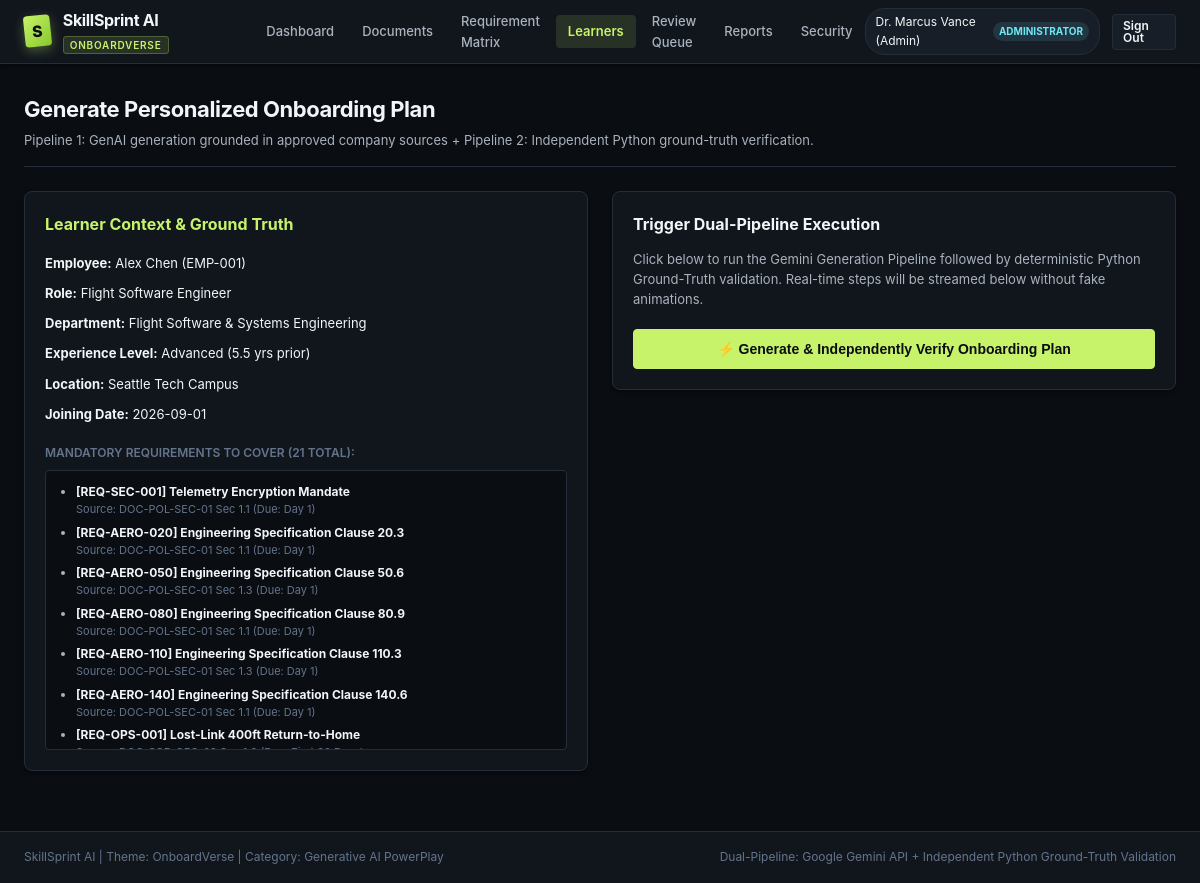
Screenshot of /onboarding/generate/EMP-001 (signed in) with the database file from the repository.
### tables this page shows
CREATE TABLE users (
    user_id TEXT PRIMARY KEY,
    username TEXT NOT NULL UNIQUE,
    email TEXT NOT NULL UNIQUE,
    password_hash TEXT NOT NULL,
    system_role_id TEXT NOT NULL,
    full_name TEXT NOT NULL,
    is_active INTEGER DEFAULT 1,
    created_at TIMESTAMP DEFAULT CURRENT_TIMESTAMP,
    last_login TIMESTAMP,
    FOREIGN KEY (system_role_id) REFERENCES system_roles(role_id)
);

CREATE TABLE system_roles (
    role_id TEXT PRIMARY KEY,
    name TEXT NOT NULL UNIQUE,
    description TEXT,
    created_at TIMESTAMP DEFAULT CURRENT_TIMESTAMP
);

CREATE TABLE employees (
    employee_id TEXT PRIMARY KEY,
    user_id TEXT UNIQUE,
    first_name TEXT NOT NULL,
    last_name TEXT NOT NULL,
    email TEXT NOT NULL UNIQUE,
    job_role_id TEXT NOT NULL,
    dept_id TEXT NOT NULL,
    experience_level TEXT NOT NULL, -- Beginner, Intermediate, Advanced
    location TEXT NOT NULL,
    joining_date DATE NOT NULL,
    reporting_manager TEXT,
    previous_experience_years REAL DEFAULT 0.0,
    training_status TEXT DEFAULT 'On Track', -- On Track, Requires Attention, Behind Schedule, Assessment Required, Completed
    created_at TIMESTAMP DEFAULT CURRENT_TIMESTAMP,
    FOREIGN KEY (user_id) REFERENCES users(user_id) ON DELETE SET NULL,
    FOREIGN KEY (job_role_id) REFERENCES job_roles(role_id),
    FOREIGN KEY (dept_id) REFERENCES departments(dept_id)
);

CREATE TABLE job_roles (
    role_id TEXT PRIMARY KEY,
    code TEXT NOT NULL UNIQUE,
    title TEXT NOT NULL,
    dept_id TEXT NOT NULL,
    description TEXT,
    experience_level_default TEXT DEFAULT 'Intermediate', -- Beginner, Intermediate, Advanced
    is_active INTEGER DEFAULT 1,
    created_at TIMESTAMP DEFAULT CURRENT_TIMESTAMP,
    FOREIGN KEY (dept_id) REFERENCES departments(dept_id)
);

CREATE TABLE departments (
    dept_id TEXT PRIMARY KEY,
    code TEXT NOT NULL UNIQUE,
    name TEXT NOT NULL,
    description TEXT,
    head_of_department TEXT,
    created_at TIMESTAMP DEFAULT CURRENT_TIMESTAMP
);

CREATE TABLE role_requirements (
    mapping_id TEXT PRIMARY KEY,
    job_role_id TEXT NOT NULL,
    requirement_id TEXT NOT NULL,
    mandatory_for_role INTEGER NOT NULL DEFAULT 1,
    role_priority TEXT NOT NULL DEFAULT 'High',
    due_stage TEXT NOT NULL DEFAULT 'Week 1', -- Day 1, Week 1, Week 2, First 30 Days, First 60 Days, First 90 Days
    assessment_required INTEGER DEFAULT 1,
    practical_task_required INTEGER DEFAULT 0,
    created_at TIMESTAMP DEFAULT CURRENT_TIMESTAMP,
    FOREIGN KEY (job_role_id) REFERENCES job_roles(role_id) ON DELETE CASCADE,
    FOREIGN KEY (requirement_id) REFERENCES requirements(requirement_id) ON DELETE CASCADE,
    UNIQUE(job_role_id, requirement_id)
);

CREATE TABLE requirements (
    requirement_id TEXT PRIMARY KEY, -- Stable ID e.g., REQ-POL-SEC-001
    code TEXT NOT NULL UNIQUE,
    document_id TEXT NOT NULL,
    section_id TEXT NOT NULL,
    version_tag TEXT NOT NULL,
    category TEXT NOT NULL, -- Security, Safety, HR, Compliance, Technical SOP, Quality
    title TEXT NOT NULL,
    description TEXT NOT NULL,
    requirement_type TEXT NOT NULL, -- Must Know, Must Complete, Must Demonstrate, Must Acknowledge, Recommended, Optional
    is_mandatory INTEGER NOT NULL DEFAULT 1, -- 1 for mandatory, 0 for optional
    priority TEXT NOT NULL DEFAULT 'High', -- Critical, High, Medium, Low
    compliance_ref TEXT,
    is_active INTEGER DEFAULT 1,
    created_at TIMESTAMP DEFAULT CURRENT_TIMESTAMP,
    FOREIGN KEY (document_id) REFERENCES documents(document_id) ON DELETE CASCADE
);

### src/routes/app_routes.py (the view)
@routes_bp.route("/onboarding/generate/<employee_id>")
@login_required
def generate_plan_view(employee_id):
    emp = query_one(
        """
        SELECT e.*, jr.title as role_title, d.name as dept_name
        FROM employees e
        JOIN job_roles jr ON e.job_role_id = jr.role_id
        JOIN departments d ON e.dept_id = d.dept_id
        WHERE e.employee_id = ?
        """,
        (employee_id,)
    )
    if not emp:
        flash("Employee not found.", "error")
        return redirect(url_for("routes.employees_view"))
    mandatory_reqs = query_all(
        """
        SELECT r.code as requirement_code, r.title as requirement_title,
               r.document_id, r.section_id, rm.due_stage, rm.role_priority
        FROM role_requirements rm
        JOIN requirements r ON rm.requirement_id = r.requirement_id
        WHERE rm.job_role_id = ? AND rm.mandatory_for_role = 1
        ORDER BY rm.due_stage ASC
        """,
        (emp["job_role_id"],)
    )
    return render_template(
        "generate_plan.html",
        active_page="employees",
        employee=emp,
        mandatory_reqs=mandatory_reqs
    )

### src/core/auth.py (called while the page is built)
def get_current_user() -> Optional[Dict[str, Any]]:
    user_id = session.get("user_id")
    if not user_id:
        return None
    user = query_one(
        """
        SELECT u.user_id, u.username, u.email, u.full_name, u.is_active,
               sr.role_id as system_role_id, sr.name as role_name
        FROM users u
        JOIN system_roles sr ON u.system_role_id = sr.role_id
        WHERE u.user_id = ? AND u.is_active = 1
        """,
        (user_id,)
    )
    return user

def login_required(f: Callable) -> Callable:
    @wraps(f)
    def decorated_function(*args, **kwargs):
        user = get_current_user()
        if not user:
            if request.is_json or request.path.startswith("/api/"):
                return jsonify({"error": "Authentication required", "status": 401}), 401
            return redirect(url_for("auth.login_view", next=request.url))
        g.current_user = user
        return f(*args, **kwargs)
    return decorated_function

### src/database/db.py (called while the page is built)
def dict_factory(cursor: sqlite3.Cursor, row: Tuple) -> Dict[str, Any]:
    d = {}
    for idx, col in enumerate(cursor.description):
        d[col[0]] = row[idx]
    return d

@contextmanager
def get_db_connection():
    conn = sqlite3.connect(DATABASE_PATH, timeout=30.0)
    conn.row_factory = dict_factory
    conn.execute("PRAGMA foreign_keys = ON;")
    conn.execute("PRAGMA journal_mode = WAL;")
    try:
        yield conn
        conn.commit()
    except Exception:
        conn.rollback()
        raise
    finally:
        conn.close()

def query_all(query: str, params: Tuple = ()) -> List[Dict[str, Any]]:
    with get_db_connection() as conn:
        cur = conn.cursor()
        cur.execute(query, params)
        return cur.fetchall()

def query_one(query: str, params: Tuple = ()) -> Optional[Dict[str, Any]]:
    with get_db_connection() as conn:
        cur = conn.cursor()
        cur.execute(query, params)
        return cur.fetchone()

### src/routes/app_routes.py (called while the page is built)
@routes_bp.before_request
def load_user():
    g.current_user = get_current_user()

### templates/generate_plan.html (shortened to what this page needs)
{% extends "base.html" %}
{% block content %}
<div class="page-header">
  <div class="page-title-group">
    <h1>Generate Personalized Onboarding Plan</h1>
    <p>Pipeline 1: GenAI generation grounded in approved company sources + Pipeline 2: Independent Python ground-truth verification.</p>
  </div>
</div>
<div style="display: grid; grid-template-columns: 1fr 1fr; gap: 24px;">
  <div class="card-3d">
    <h3 style="font-size: 16px; margin-bottom: 16px; color: var(--accent-primary);">Learner Context &amp; Ground Truth</h3>
    <div style="display: flex; flex-direction: column; gap: 10px; font-size: 13px; margin-bottom: 20px;">
      <div><strong>Employee:</strong> {{ employee.first_name }} {{ employee.last_name }} ({{ employee.employee_id }})</div>
      <div><strong>Role:</strong> {{ employee.role_title }}</div>
      <div><strong>Department:</strong> {{ employee.dept_name }}</div>
      <div><strong>Experience Level:</strong> {{ employee.experience_level }} ({{ employee.previous_experience_years }} yrs prior)</div>
      <div><strong>Location:</strong> {{ employee.location }}</div>
      <div><strong>Joining Date:</strong> {{ employee.joining_date }}</div>
    </div>
    <div style="font-size: 12px; text-transform: uppercase; color: var(--text-muted); font-weight: 600; margin-bottom: 8px;">
      Mandatory Requirements to Cover ({{ mandatory_reqs | length }} Total):
    </div>
    <div style="max-height: 280px; overflow-y: auto; background-color: var(--bg-primary); border: 1px solid var(--border-subtle); padding: 12px; border-radius: var(--radius-sm);">
      <ul style="padding-left: 18px; font-size: 12px; color: var(--text-secondary); line-height: 1.5;">
        {% for r in mandatory_reqs %}
        <li style="margin-bottom: 6px;">
          <strong style="color: var(--text-primary);">[{{ r.requirement_code }}] {{ r.requirement_title }}</strong>
          <div style="font-size: 11px; color: var(--text-muted);">Source: {{ r.document_id }} Sec {{ r.section_id }} (Due: {{ r.due_stage }})</div>
        </li>
        {% endfor %}
      </ul>
    </div>
  </div>
  <div>
    <div class="card-3d" style="margin-bottom: 20px;">
      <h3 style="font-size: 16px; margin-bottom: 12px;">Trigger Dual-Pipeline Execution</h3>
      <p style="font-size: 13px; color: var(--text-secondary); margin-bottom: 20px;">
        Click below to run the Gemini Generation Pipeline followed by deterministic Python Ground-Truth validation. Real-time steps will be streamed below without fake animations.
      </p>
      <button id="startGenerationBtn" class="btn btn-primary" style="width: 100%; padding: 12px; font-size: 14px;" data-employee-id="{{ employee.employee_id }}">
        ⚡ Generate &amp; Independently Verify Onboarding Plan
      </button>
    </div>
  </div>
</div>
{% endblock %}

### templates/base.html (shortened to what this page needs)
<!DOCTYPE html>
<html lang="en">
<head>
  <link rel="stylesheet" href="{{ url_for('static', filename='css/styles.css') }}">
</head>
<body>
  <header class="app-header">
    <div style="display: flex; align-items: center; gap: 20px;">
      <a href="{{ url_for('routes.dashboard_view') if g.current_user else url_for('routes.landing_view') }}" class="brand-container" id="brandLink">
        <div class="brand-logo-3d">S</div>
        <div>
          <span class="brand-text">SkillSprint AI</span>
          <span class="brand-badge">OnboardVerse</span>
        </div>
      </a>
      {% if g.current_user %}
      <nav class="main-nav" id="mainNav" aria-label="Main Navigation">
        <a href="{{ url_for('routes.dashboard_view') }}" class="nav-link {% if active_page == 'dashboard' %}active{% endif %}" id="navDashboard">Dashboard</a>
        <a href="{{ url_for('routes.documents_view') }}" class="nav-link {% if active_page == 'documents' %}active{% endif %}" id="navDocuments">Documents</a>
        <a href="{{ url_for('routes.matrix_view') }}" class="nav-link {% if active_page == 'matrix' %}active{% endif %}" id="navMatrix">Requirement Matrix</a>
        <a href="{{ url_for('routes.employees_view') }}" class="nav-link {% if active_page == 'employees' %}active{% endif %}" id="navEmployees">Learners</a>
        <a href="{{ url_for('routes.review_queue_view') }}" class="nav-link {% if active_page == 'review' %}active{% endif %}" id="navReview">Review Queue</a>
        <a href="{{ url_for('routes.reports_view') }}" class="nav-link {% if active_page == 'reports' %}active{% endif %}" id="navReports">Reports</a>
        <a href="{{ url_for('routes.security_tests_view') }}" class="nav-link {% if active_page == 'security' %}active{% endif %}" id="navSecurity">Security</a>
      </nav>
      {% endif %}
    </div>
    <div class="user-nav-profile">
      {% if g.current_user %}
        <div class="user-pill" id="userProfilePill">
          <span>{{ g.current_user.full_name }}</span>
          <span class="role-badge">{{ g.current_user.role_name }}</span>
        </div>
        <a href="{{ url_for('auth.logout') }}" class="btn btn-secondary btn-sm" id="logoutBtn">Sign Out</a>
      {% else %}
        <a href="{{ url_for('auth.login_view') }}" class="btn btn-primary btn-sm" id="loginHeaderBtn">Sign In</a>
      {% endif %}
    </div>
  </header>
  <main class="main-content" id="mainContent">
    {% block content %}{% endblock %}
  </main>
  <footer style="background-color: var(--bg-secondary); border-top: 1px solid var(--border-subtle); padding: 16px 24px; font-size: 12px; color: var(--text-muted); display: flex; justify-content: space-between; align-items: center;">
    <div>SkillSprint AI | Theme: OnboardVerse | Category: Generative AI PowerPlay</div>
    <div>Dual-Pipeline: Google Gemini API + Independent Python Ground-Truth Validation</div>
  </footer>
</body>
</html>

### rows the page displays
users: current_user.full_name "Dr. Marcus Vance (Admin)"
system_roles: current_user.role_name "ADMINISTRATOR"
employees: first_name "Alex", last_name "Chen", employee_id "EMP-001", experience_level "Advanced", previous_experience_years "5.5", location "Seattle Tech Campus", joining_date "2026-09-01"
job_roles: role_title "Flight Software Engineer"
departments: dept_name "Flight Software & Systems Engineering"
role_requirements: requirement_code "REQ-SEC-001", requirement_title "Telemetry Encryption Mandate", document_id "DOC-POL-SEC-01", section_id "1.1", due_stage "Day 1"
role_requirements: requirement_code "REQ-AERO-020", requirement_title "Engineering Specification Clause 20.3", document_id "DOC-POL-SEC-01", section_id "1.1", due_stage "Day 1"
role_requirements: requirement_code "REQ-AERO-050", requirement_title "Engineering Specification Clause 50.6", document_id "DOC-POL-SEC-01", section_id "1.3", due_stage "Day 1"
role_requirements: requirement_code "REQ-AERO-080", requirement_title "Engineering Specification Clause 80.9", document_id "DOC-POL-SEC-01", section_id "1.1", due_stage "Day 1"
role_requirements: requirement_code "REQ-AERO-110", requirement_title "Engineering Specification Clause 110.3", document_id "DOC-POL-SEC-01", section_id "1.3", due_stage "Day 1"
role_requirements: requirement_code "REQ-AERO-140", requirement_title "Engineering Specification Clause 140.6", document_id "DOC-POL-SEC-01", section_id "1.1", due_stage "Day 1"
role_requirements: requirement_code "REQ-OPS-001", requirement_title "Lost-Link 400ft Return-to-Home"

### other values shown
{{ mandatory_reqs | length }} "21"
